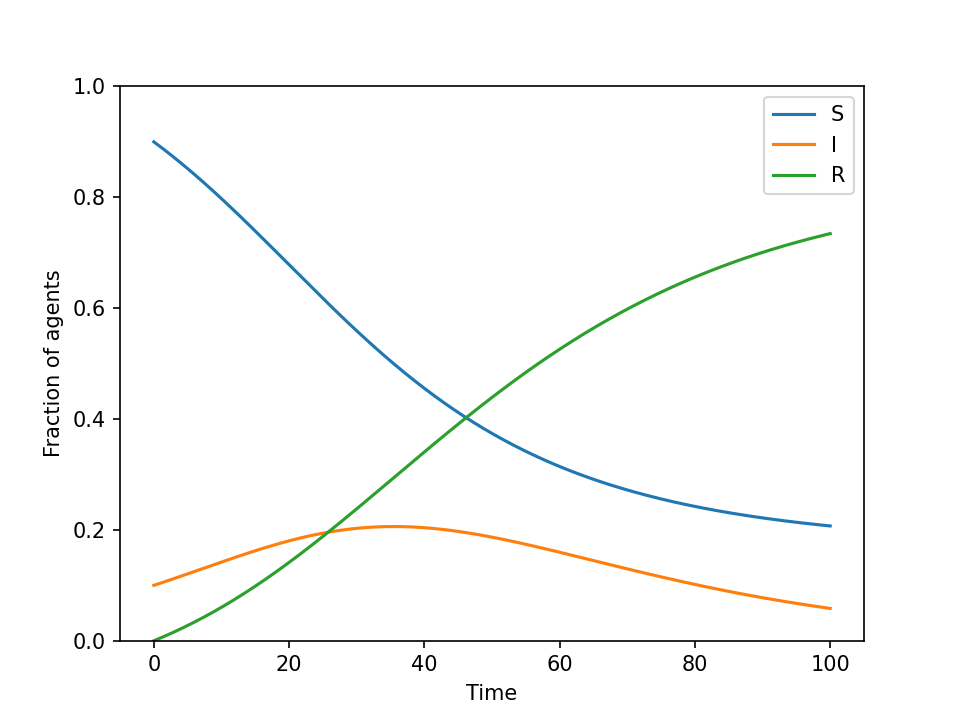

Write the Python code that produced this figure.
import torch

from torchdiffeq import odeint

class ODE(torch.nn.Module):
    def __init__(self):
        super().__init__()

    def forward(self, t, y, beta, gamma):
        S, I, _ = y
        dS = -beta * S * I
        dI = beta * S * I - gamma * I
        dR = gamma * I
        return torch.stack([dS, dI, dR])

class SIRODE(torch.nn.Module):
    def __init__(self, y0, t):
        super().__init__()
        self.y0 = y0
        self.t = t
        self.ode = ODE()

    def forward(self, params):
        beta, gamma = params
        def f_ode(t, y):
            return self.ode(t, y, beta, gamma)
        return odeint(f_ode, self.y0, self.t)

if __name__ == "__main__":
    import argparse
    import matplotlib.pyplot as plt

    parser = argparse.ArgumentParser()
    parser.add_argument("--y0", type=float, nargs=3, default=[0.90, 0.10, 0.0])
    parser.add_argument("--t0", type=float, default=0.0)
    parser.add_argument("--t1", type=float, default=100.0)
    parser.add_argument("--dt", type=float, default=0.1)
    parser.add_argument("--beta", type=float, default=0.1)
    parser.add_argument("--gamma", type=float, default=0.05)

    args = parser.parse_args()

    t = torch.linspace(args.t0, args.t1, int((args.t1 - args.t0) / args.dt) + 1)
    y0 = torch.tensor(args.y0, dtype=torch.float32)

    model = SIRODE(y0, t)
    params = torch.tensor([args.beta, args.gamma], dtype=torch.float32)
    y = model(params)

    # plot results
    plt.plot(t, y[:, 0], label="S")
    plt.plot(t, y[:, 1], label="I")
    plt.plot(t, y[:, 2], label="R")
    plt.ylim(0,1)
    plt.xlabel("Time")
    plt.ylabel("Fraction of agents")
    plt.legend()
    plt.title("ODE PyTorch")
    plt.savefig("./figures/sir_ode_torch.png", dpi=150)
    #plt.show()


